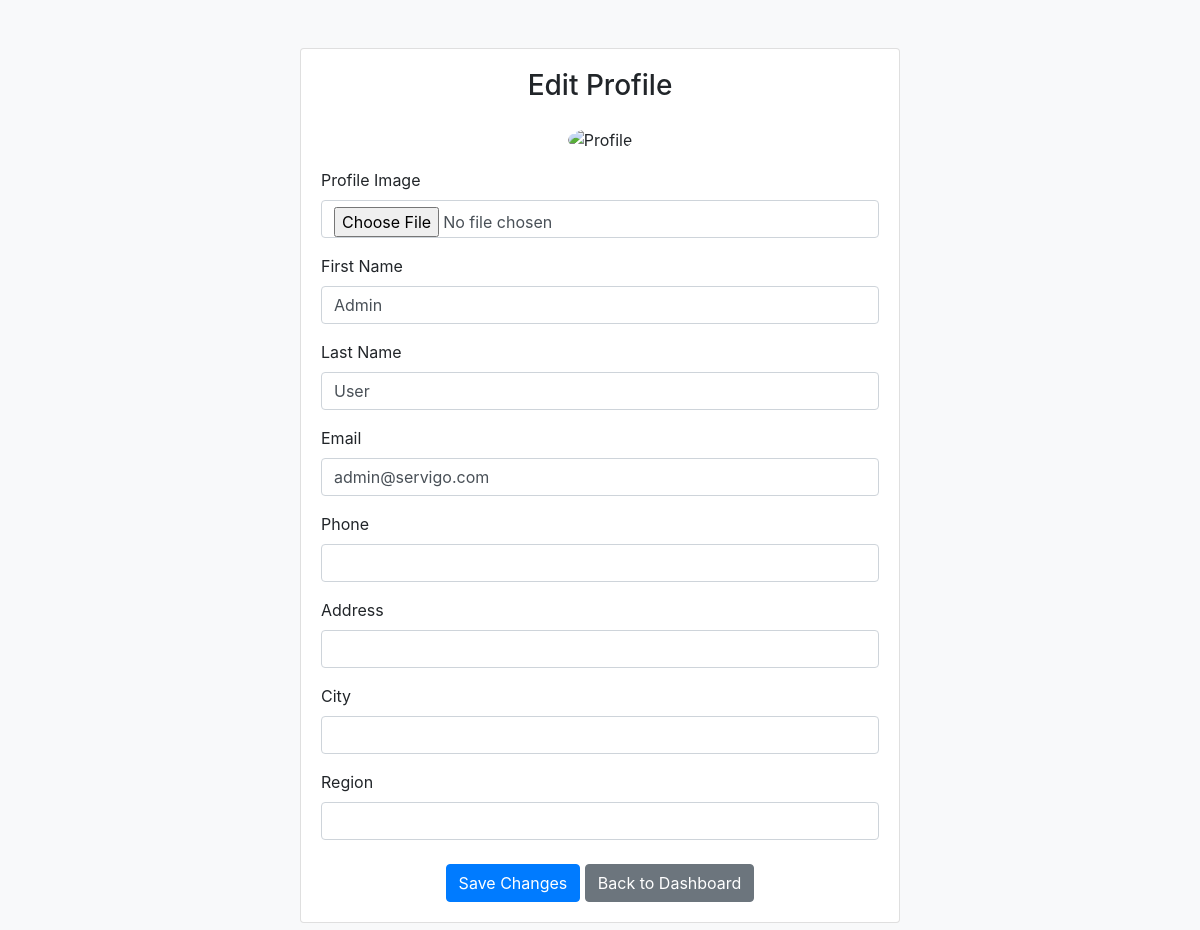
The page /edit_profile.php (signed in) on the database its author committed.
### tables this page shows
CREATE TABLE users (
    id INT PRIMARY KEY AUTO_INCREMENT,
    username VARCHAR(50) UNIQUE NOT NULL,
    email VARCHAR(100) UNIQUE NOT NULL,
    password VARCHAR(255) NOT NULL,
    first_name VARCHAR(50) NOT NULL,
    last_name VARCHAR(50) NOT NULL,
    phone VARCHAR(20),
    address TEXT,
    city VARCHAR(50),
    region VARCHAR(50),
    profile_image VARCHAR(255),
    user_type ENUM('customer', 'provider', 'admin') DEFAULT 'customer',
    is_verified BOOLEAN DEFAULT FALSE,
    is_active BOOLEAN DEFAULT TRUE,
    created_at TIMESTAMP DEFAULT CURRENT_TIMESTAMP,
    updated_at TIMESTAMP DEFAULT CURRENT_TIMESTAMP ON UPDATE CURRENT_TIMESTAMP
);

### edit_profile.php (the view, shortened to what this page needs)
<?php
$db = getDB();
$user_id = $_SESSION['user_id'];
$stmt = $db->prepare("SELECT * FROM users WHERE id = ?");
$stmt->execute([$user_id]);
$user = $stmt->fetch(PDO::FETCH_ASSOC);
?>
<!DOCTYPE html>
<html lang="en">
<head>
    <link rel="stylesheet" href="https://stackpath.bootstrapcdn.com/bootstrap/4.5.2/css/bootstrap.min.css">
</head>
<body class="bg-light">
<div class="container py-5">
    <div class="card mx-auto" style="max-width: 600px;">
        <div class="card-body">
            <h3 class="mb-4 text-center">Edit Profile</h3>
            <form method="post" enctype="multipart/form-data">
                <div class="mb-3 text-center">
                    <img src="<?php echo $user['profile_image'] ? htmlspecialchars($user['profile_image']) : 'assets/images/default-profile.png'; ?>" class="rounded-circle" style="width: 100px; height: 100px; object-fit: cover;" alt="Profile">
                </div>
                <div class="mb-3">
                    <label>Profile Image</label>
                    <input type="file" name="profile_image" class="form-control">
                </div>
                <div class="mb-3">
                    <label>First Name</label>
                    <input type="text" name="first_name" class="form-control" value="<?php echo htmlspecialchars($user['first_name']); ?>" required>
                </div>
                <div class="mb-3">
                    <label>Last Name</label>
                    <input type="text" name="last_name" class="form-control" value="<?php echo htmlspecialchars($user['last_name']); ?>" required>
                </div>
                <div class="mb-3">
                    <label>Email</label>
                    <input type="email" name="email" class="form-control" value="<?php echo htmlspecialchars($user['email']); ?>" required>
                </div>
                <div class="mb-3">
                    <label>Phone</label>
                    <input type="text" name="phone" class="form-control" value="<?php echo htmlspecialchars($user['phone']); ?>" required>
                </div>
                <div class="mb-3">
                    <label>Address</label>
                    <input type="text" name="address" class="form-control" value="<?php echo htmlspecialchars($user['address']); ?>">
                </div>
                <div class="mb-3">
                    <label>City</label>
                    <input type="text" name="city" class="form-control" value="<?php echo htmlspecialchars($user['city']); ?>" required>
                </div>
                <div class="mb-3">
                    <label>Region</label>
                    <input type="text" name="region" class="form-control" value="<?php echo htmlspecialchars($user['region']); ?>" required>
                </div>
                <div class="text-center mt-4">
                    <button type="submit" class="btn btn-primary">Save Changes</button>
                    <a href="provider_dashboard.php" class="btn btn-secondary ms-2">Back to Dashboard</a>
                </div>
            </form>
        </div>
    </div>
</div>
</body>
</html>

### rows shown on the page
users: first_name "Admin", last_name "User", email "admin@servigo.com"
